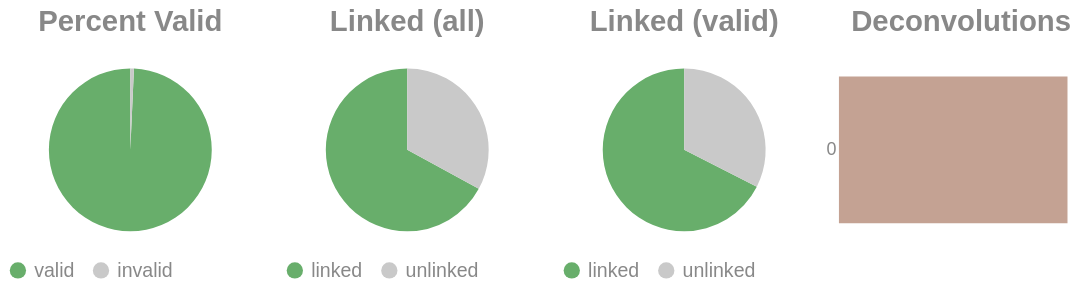

Source (notebook cell):
### Code cell
if SKIPLR:
    pass
else:
    clash = Counter()
    for i in valids['molecule'].to_list():
        _mol = i.split("-")
        if len(_mol) == 1:
            clash.update('0')
        else:
            clash.update(_mol[-1])

    _d = {"deconvolutions": [], 'count': []}
    for k,v in clash.items():
        _d['deconvolutions'].append(k)
        _d['count'].append(v)

    tot_valid = valids['reads'].sum()
    mask = valids['reads'] >= 2
    n_linked_reads = valids.filter(mask)['reads'].sum()
    if n_linked_reads == 0:
        print_html("No linked molecules (>=2 reads) were detected; skipping linked-only distributions.")
        SKIPLR = True
    else:
        perc_valid = round(tot_valid / n_reads, 4)
        linked_perc_abs = round(n_linked_reads / n_reads, 4)
        linked_perc = round(n_linked_reads / tot_valid, 4)

    _valid = pl.DataFrame({"valids": ['valid', 'invalid'], "count": [tot_valid, n_reads - tot_valid]})
    _linked_abs = pl.DataFrame({"linked (absolute)": ['linked', 'unlinked'], "count": [n_linked_reads, n_reads - n_linked_reads]})
    _linked_rel = pl.DataFrame({"linked (valids)": ['linked', 'unlinked'], "count": [n_linked_reads, tot_valid - n_linked_reads]})

    (
        alt.hconcat(
            piechart(_valid, goodval = 'valid', title = "Percent Valid"),
            piechart(_linked_abs, goodval = "linked", title =  "Linked (all)"),
            piechart(_linked_rel, goodval = "linked", title =  "Linked (valid)"),
            convolutionbar(pl.DataFrame(_d), title = "Deconvolutions"),
            center = True,
            bounds = 'flush'
        )
        .resolve_scale(color='independent')
        .resolve_legend('independent')
        .properties(usermeta={'embedOptions': {"actions": False}})
    ).display()

### Figure 1 — Vega-Lite specification as saved in the notebook (floating-point values rounded to 4 significant figures)
{"width": "container", "height": 400, "config": {"title": {"anchor": "start", "dy": -15, "fontSize": 18, "color": "#888888", "subtitleColor": "#888888", "subtitleFontSize": 14}, "arc": {"fill": "#0072B2"}, "axis": {"domainColor": "#888888", "domainWidth": 0.5, "gridWidth": 0.2, "grid": false, "titleFontWeight": 400, "titleFontSize": 15, "labelFontSize": 11, "labelColor": "#888888", "tickColor": "#888888", "tickWidth": 0.2, "titleColor": "#888888"}, "axisBand": {"grid": false}, "axisX": {"grid": true, "tickSize": 10, "domainCap": "round"}, "axisY": {"domain": false, "grid": true, "tickSize": 0, "domainCap": "round"}, "background": "transparent", "header": {"labelFontSize": 15, "labelColor": "#888888", "titleFontSize": 15, "titleFontWeight": 600, "titleColor": "#888888"}, "legend": {"labelFont": "sans-serif", "labelFontSize": 12, "labelColor": "#888888", "symbolSize": 100, "symbolType": "circle", "titleFontSize": 12, "titlePadding": 10, "titleColor": "#888888", "title": null}, "range": {"category": ["#E69F00", "#56B4E9", "#009E73", "#F0E442", "#0072B2", "#D55E00", "#CC79A7", "#000000"], "diverging": ["#cfe8f3", "#a2d4ec", "#73bfe2", "#46abdb", "#1696d2", "#12719e"]}, "area": {"fill": "#0072B2", "fillOpacity": 0.7, "line": true, "strokeOpacity": 0.7}, "line": {"color": "#0072B2", "stroke": "#0072B2", "strokeWidth": 2}, "trail": {"color": "#0072B2", "stroke": "#0072B2", "strokeWidth": 0, "size": 1}, "point": {"filled": true, "fillOpacity": 1.0, "size": 95}, "text": {"color": "#888888", "fontSize": 11, "align": "right", "fontWeight": 400, "size": 11}, "bar": {"fill": "#0072B2", "stroke": null}, "view": {"stroke": null, "continuousWidth": 660, "continuousHeight": 400}}, "hconcat": [{"data": {"name": "data-fd0cc243a63503770fd5f9adc02356dc"}, "mark": {"type": "arc"}, "encoding": {"color": {"field": "valids", "legend": {"orient": "bottom", "title": null}, "scale": {"domain": ["valid", "invalid"], "range": ["#68ae6b", "#C9C9C9"]}, "title": "Valids", "type": "nominal"}, "theta": {"field": "count", "type": "quantitative"}, "tooltip": [{"field": "valids", "title": "Valids", "type": "ordinal"}, {"field": "percent", "format": ".2%", "title": "Percent", "type": "quantitative"}, {"field": "count", "title": "Count", "type": "quantitative"}]}, "height": 100, "title": {"text": "Percent Valid", "align": "center", "anchor": "middle"}, "transform": [{"calculate": "datum.count / 8874755", "as": "percent"}], "width": 150}, {"data": {"name": "data-ad980f4b97856e00d9bdb91104a93206"}, "mark": {"type": "arc"}, "encoding": {"color": {"field": "linked (absolute)", "legend": {"orient": "bottom", "title": null}, "scale": {"domain": ["linked", "unlinked"], "range": ["#68ae6b", "#C9C9C9"]}, "title": "Linked (Absolute)", "type": "nominal"}, "theta": {"field": "count", "type": "quantitative"}, "tooltip": [{"field": "linked (absolute)", "title": "Linked (Absolute)", "type": "ordinal"}, {"field": "percent", "format": ".2%", "title": "Percent", "type": "quantitative"}, {"field": "count", "title": "Count", "type": "quantitative"}]}, "height": 100, "title": {"text": "Linked (all)", "align": "center", "anchor": "middle"}, "transform": [{"calculate": "datum.count / 8874755", "as": "percent"}], "width": 150}, {"data": {"name": "data-9dedfc652c34a8250d4552cbdbcdf730"}, "mark": {"type": "arc"}, "encoding": {"color": {"field": "linked (valids)", "legend": {"orient": "bottom", "title": null}, "scale": {"domain": ["linked", "unlinked"], "range": ["#68ae6b", "#C9C9C9"]}, "title": "Linked (Valids)", "type": "nominal"}, "theta": {"field": "count", "type": "quantitative"}, "tooltip": [{"field": "linked (valids)", "title": "Linked (Valids)", "type": "ordinal"}, {"field": "percent", "format": ".2%", "title": "Percent", "type": "quantitative"}, {"field": "count", "title": "Count", "type": "quantitative"}]}, "height": 100, "title": {"text": "Linked (valid)", "align": "center", "anchor": "middle"}, "transform": [{"calculate": "datum.count / 8811723", "as": "percent"}], "width": 150}, {"data": {"name": "data-00acda50a201e790feac0116a6a23a1a"}, "mark": {"type": "bar"}, "encoding": {"color": {"field": "deconvolutions", "legend": null, "scale": {"scheme": "lightgreyred"}, "type": "nominal"}, "tooltip": [{"field": "deconvolutions", "title": "Deconvolutions", "type": "ordinal"}, {"field": "percent", "format": ".2%", "title": "Percent", "type": "quantitative"}, {"field": "count", "title": "Count", "type": "quantitative"}], "x": {"axis": null, "field": "count", "type": "quantitative"}, "y": {"field": "deconvolutions", "sort": "ascending", "title": null, "type": "nominal"}}, "height": 100, "title": {"text": "Deconvolutions", "align": "center", "anchor": "middle"}, "transform": [{"calculate": "datum.count / 4209247", "as": "percent"}], "width": 150}], "bounds": "flush", "center": true, "resolve": {"legend": {"angle": "independent"}, "scale": {"color": "independent"}}, "usermeta": {"embedOptions": {"actions": false}}, "$schema": "https://vega.github.io/schema/vega-lite/v6.1.0.json", "datasets": {"data-fd0cc243a63503770fd5f9adc02356dc": [{"valids": "valid", "count": 8811723}, {"valids": "invalid", "count": 63032}], "data-ad980f4b97856e00d9bdb91104a93206": [{"linked (absolute)": "linked", "count": 5950837}, {"linked (absolute)": "unlinked", "count": 2923918}], "data-9dedfc652c34a8250d4552cbdbcdf730": [{"linked (valids)": "linked", "count": 5950837}, {"linked (valids)": "unlinked", "count": 2860886}], "data-00acda50a201e790feac0116a6a23a1a": [{"deconvolutions": "0", "count": 4209247}]}}
